Frame 1 (no input): blank canvas, image omitted
Frame 60 (the mouse pressed at the canvas centre just before this capture): blank canvas, image omitted
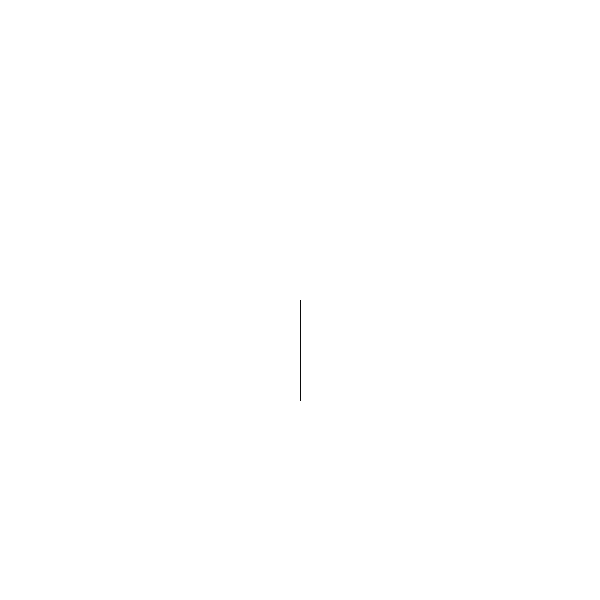
Frame 120 (the mouse held since frame 60 and released just before this capture)

The Processing sketch whose frames 1 and 60 were blank and that drew this single picture after the mouse press (run headless with seeded random() and noise(); from frame 60 on, the mouse is pressed at the canvas centre):

// Processing sketch: processing_48209
// ── processing_48209.pde

float angle = 0.0;

void setup() {
  size(600, 600);
  background(255);
  smooth();
}

void draw() {


  if (mousePressed) {
    fill(0);      
    stroke(10);
    translate(mouseX, mouseY);
    rect(0, 0, 0, 100 );

  }

  angle+=0.1; //try commenting this line out,
}


void mouseClicked() {
  background(255);
}
